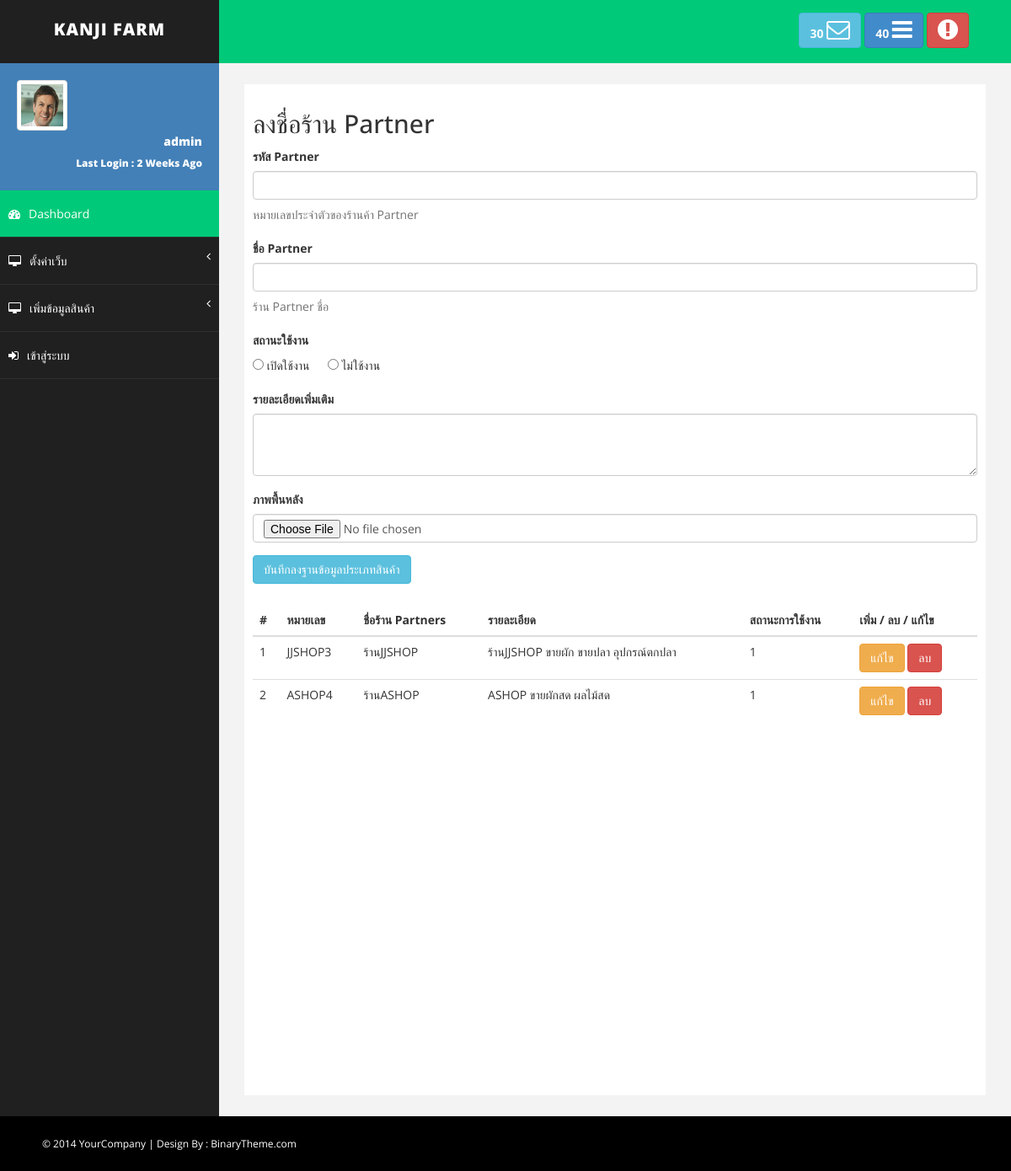
The app's page /backend_disc/bs-advance-admin/advance-admin/form_shop_product.php (signed in) with its own data.
### tables this page shows
CREATE TABLE `kanji_partners` (
  `partner_id` int(10) NOT NULL,
  `partner_member_id` varchar(10) NOT NULL,
  `partner_name` varchar(100) NOT NULL,
  `partner_detail` varchar(500) NOT NULL,
  `partner_status` char(1) NOT NULL DEFAULT current_timestamp(),
  `partner_img` varchar(255) NOT NULL,
  `timestamp` datetime NOT NULL DEFAULT current_timestamp()
);

### services/class/Connection.php (called while the page is built, shortened)
<?php
class Connection {
		public $hostname 	= 'localhost';
		public $username 	= 'root';
		public $password	= '';
		public $dbname 		= 'atsamatd_atsamatd';
		public function openConnection(){
			try{
				$server = @$_SERVER['SERVER_NAME'];
				if($server == 'localhost'):
					$conn = new PDO("mysql:host=$this->hostname;dbname=$this->dbname;",$this->username,$this->password);
					$conn->setAttribute(PDO::ATTR_ERRMODE,PDO::ERRMODE_EXCEPTION);
				else:
					$conn = new PDO("mysql:host=$this->hostname;dbname=atsamatd_atsamatd;","atsamatd_root","atsamatd");
					$conn->setAttribute(PDO::ATTR_ERRMODE,PDO::ERRMODE_EXCEPTION);
				endif;
				return $this->pdo = $conn;
			}catch(PDOException $err){
				echo $err->getMessage();
			}
		}
}
?>

### backend_disc/bs-advance-admin/advance-admin/form_shop_product.php (the view, shortened to what this page needs)
<?php
$connection = new Connection(true);
$stmt_select = $connection->pdo->prepare("SELECT * FROM kanji_partners WHERE ?");
$stmt_select->execute(array('1=1'));
?>
<!DOCTYPE html>
<html xmlns="http://www.w3.org/1999/xhtml">
<head>
    <link href="assets/css/bootstrap.css" rel="stylesheet" />
    <link href="assets/css/font-awesome.css" rel="stylesheet" />
    <link href="assets/css/basic.css" rel="stylesheet" />
    <link href="assets/css/custom.css" rel="stylesheet" />
</head>
<body>
    <div id="wrapper">
     <?php include "./header-template.php"; ?>
      <?php include "./aside-template.php"; ?>
        <div id="page-wrapper">
            <div id="page-inner">
                <h2>ลงชื่อร้าน Partner</h2>
                <form role="form" action="./post_partners.php" enctype="multipart/form-data" method="post">
                    <div class="form-group">
                        <label>รหัส Partner</label>
                        <input class="form-control" name="partner_member_id" type="text">
                        <p class="help-block">หมายเลขประจำตัวของร้านค้า Partner</p>
                    </div>
                    <div class="form-group">
                        <label>ชื่อ Partner</label>
                        <input class="form-control" name="partner_name" type="text">
                        <p class="help-block">ร้าน Partner ชื่อ</p>
                    </div>
                    <div class="form-group">
                        <label>สถานะใช้งาน</label><br>
                        <input type="radio" name="partner_status" id="partner_status" value="1"> เปิดใช้งาน &emsp;
                        <input type="radio" name="partner_status" id="partner_status" value="0"> ไม่ใช้งาน
                    </div>
                    <div class="form-group">
                        <label>รายละเอียดเพิ่มเติม</label>
                        <textarea class="form-control" name="partner_detail" rows="3"></textarea>
                    </div>
                    <div class="form-group">
                        <label>ภาพพื้นหลัง</label>
                        <input  type="file" class="form-control" name="fileToUpload" id="fileToUpload">
                    </div>
                    <button type="submit" name="process" value="insert_partners" class="btn btn-info">บันทึกลงฐานข้อมูลประเภทสินค้า</button>
                </form>
                <br>
                <div class="row">
                    <div class="col-md-12">
                        <table class="table">
                            <thead>
                                <tr>
                                    <th>#</th>
                                    <th>หมายเลข</th>
                                    <th>ชื่อร้าน Partners</th>
                                    <th>รายละเอียด</th>
                                    <th>สถานะการใช้งาน</th>
                                    <th>เพิ่ม / ลบ / แก้ไข</th>
                                </tr>
                            </thead>
                            <tbody>
                                <?php
                                    $i = 1;
                                    while($r = $stmt_select->fetch(PDO::FETCH_ASSOC)):
                                ?>
                                <tr>
                                    <td><?php echo $i++ ?></td>
                                    <td><?php echo $r['partner_member_id']. $r['partner_id']; ?></td>
                                    <td><?php echo $r['partner_name']; ?></td>
                                    <td><?php echo $r['partner_detail']; ?></td>
                                    <td><?php echo $r['partner_status']; ?></td>
                                    <td>
                                        <button class="btn btn-warning">แก้ไข</button>
                                        <button class="btn btn-danger">ลบ</button>
                                    </td>
                                </tr>
                                <?php endwhile; ?>
                            </tbody>
                        </table>
                    </div>
                </div>
            </div>
        </div>
    </div>
   <?php include "./footer-template.php"; ?>
</body>
</html>

### backend_disc/bs-advance-admin/advance-admin/assets/css/basic.css (style rules this page uses)
body { font-family: 'Open Sans', sans-serif; line-height:25px; }
#wrapper { width: 100%; background: #202020; }
#page-wrapper { padding: 15px 15px; min-height: 600px; background: #F3F3F3; }
#page-inner { width: 100%; margin: 10px 20px 10px 0px; background-color: #fff!important; padding: 10px; min-height: 1200px; }
@media (min-width:768px) { #page-wrapper { margin: 0 0 0 260px; padding: 15px 30px; min-height: 1200px; } }

### records on screen
kanji_partners: partner_member "JJSHOP", partner_id "3", partner_name "ร้านJJSHOP", partner_detail "ร้านJJSHOP ขายผัก ขายปลา อุปกรณ์ตกปลา", partner_status "1"
kanji_partners: partner_member "ASHOP", partner_id "4", partner_name "ร้านASHOP", partner_detail "ASHOP ขายผักสด ผลไม้สด", partner_status "1"
